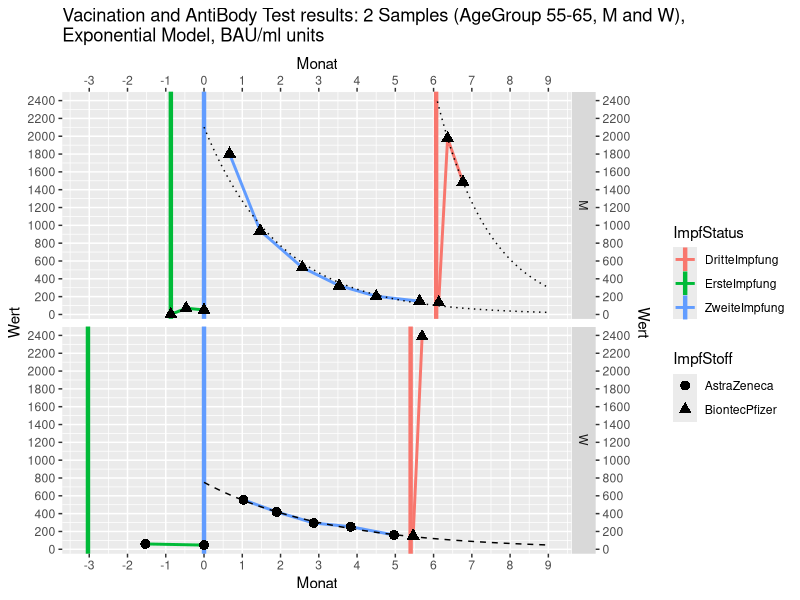
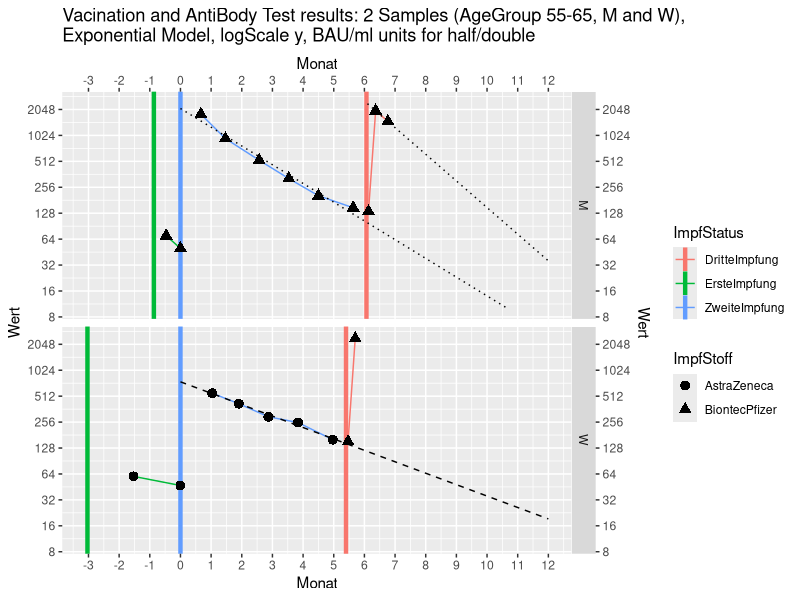

Write R code to recreate these figures, in order.
## ---- chunk 1
knitr::opts_chunk$set(echo = FALSE, warning=FALSE, message=FALSE)
knitr::opts_chunk$set(fig.align="center")
library(ggplot2)
library(dplyr)
library(tidyr)
## ---- chunk 2
df <- read.csv("AntiBody.csv")
df$Datum <- as.POSIXct(as.character(df$Datum))
df$ID <- factor(df$ID)

# Exctract date for 'ZweiteImpfung
di <- df %>% dplyr::filter(ImpfStatus=="ZweiteImpfung", Aktion=="Impfung") %>%
  dplyr::group_by(ID) %>%
  dplyr::mutate(DatumZweiteImpfung=Datum) %>%
  dplyr::select(ID, DatumZweiteImpfung)

# Calculate new TimeScale based on DatumZwiteImpfung 
df <- df %>%
  dplyr::left_join(di) %>%
  dplyr::group_by(ID) %>%
  dplyr::mutate(Monat = as.numeric((Datum-DatumZweiteImpfung)/3600/24/30)) %>%
  dplyr::ungroup()

## ---- chunk 3
# Regression Models
Monat=seq(0,24,by=.1)

ds1_2 <- df %>% dplyr::filter(ID==1, ImpfStoff=="BiontecPfizer", ImpfStatus=="ZweiteImpfung", Aktion=="AntiKörper")
lm1_2 <- lm(formula=log2(Wert)~Monat, data=ds1_2)
pred1_2 <- 2^predict(lm1_2, newdata=data.frame(Monat=Monat))
dp1_2 <- data.frame(Geschlecht="M", Monat=Monat, Wert=pred1_2, ImpfStoff="BiontecPfizer")


ds1_3 <- df %>% dplyr::filter(ID==1, ImpfStoff=="BiontecPfizer", ImpfStatus=="DritteImpfung", Aktion=="AntiKörper", Datum>as.POSIXct("2021-12-01"))
lm1_3 <- lm(formula=log2(Wert)~Monat, data=ds1_3)
pred1_3 <- 2^predict(lm1_3, newdata=data.frame(Monat=Monat))
dp1_3 <- data.frame(Geschlecht="M", Monat=Monat, Wert=pred1_3, ImpfStoff="BiontecPfizer")

## ---- chunk 4
ds2 <- df %>% dplyr::filter(ID==2, ImpfStoff=="AstraZeneca", ImpfStatus=="ZweiteImpfung", Aktion=="AntiKörper")
lm2 <- lm(formula=log2(Wert)~Monat, data=ds2)
pred2 <- 2^predict(lm2, newdata=data.frame(Monat=Monat))
dp2 <- data.frame(Geschlecht="W", Monat=Monat, Wert=pred2, ImpfStoff="AstraZeneca")
## ---- chunk 5
ggplot(data=df %>% dplyr::filter(Aktion=="AntiKörper"), aes(x=Monat, y=Wert, shape=ImpfStoff, color=ImpfStatus, group=ImpfStatus)) +
  scale_x_continuous(limit=c(-3.1,9), breaks=-3:9, sec.axis=dup_axis()) +
  scale_y_continuous(limit=c(-50,2500), breaks=seq(0,2500,by=200), sec.axis=dup_axis(), expand=c(0.0,0.0)) +
  geom_vline(data=df %>% dplyr::filter(Aktion=="Impfung"), aes(xintercept=Monat, color=ImpfStatus), size=1.5) +
  geom_line(size=1) +
  facet_grid(Geschlecht~.) +
  geom_line(data=dp1_2, aes(x=Monat, y=Wert), inherit.aes=FALSE, linetype=3) +
  geom_line(data=dp1_3, aes(x=Monat, y=Wert), inherit.aes=FALSE, linetype=3) +
  geom_line(data=dp2, aes(x=Monat, y=Wert), inherit.aes=FALSE, linetype=2) +
  geom_point(size=3, color="black") + 
  ggtitle("Vacination and AntiBody Test results: 2 Samples (AgeGroup 55-65, M and W), \nExponential Model, BAU/ml units")
## ---- chunk 6
ggplot(data=df %>% dplyr::filter(Aktion=="AntiKörper"), aes(x=Monat, y=Wert, shape=ImpfStoff, color=ImpfStatus, group=ImpfStatus)) +
  scale_x_continuous(limit=c(-3.1,12), breaks=-3:12, sec.axis=dup_axis()) +
  scale_y_continuous(limit=c(10,2500), breaks=2^seq(0:12), sec.axis=dup_axis(), trans="log2") +
  geom_vline(data=df %>% dplyr::filter(Aktion=="Impfung"), aes(xintercept=Monat, color=ImpfStatus), size=1.5) +
  geom_line() +
  facet_grid(Geschlecht~.) +
  geom_line(data=dp1_2, aes(x=Monat, y=Wert), inherit.aes=FALSE, linetype=3) +
  geom_line(data=dp1_3, aes(x=Monat, y=Wert), inherit.aes=FALSE, linetype=3) +
  geom_line(data=dp2, aes(x=Monat, y=Wert), inherit.aes=FALSE, linetype=2) +
  geom_point(size=3, color="black") + 
  ggtitle("Vacination and AntiBody Test results: 2 Samples (AgeGroup 55-65, M and W), \nExponential Model, logScale y, BAU/ml units for half/double")
## ---- chunk 7
str(df)
## ---- chunk 8
df %>% select(ID, Alter, Geschlecht, Datum, ImpfStatus, ImpfStoff, Aktion, Wert) %>% print(n=100)
## ---- chunk 9
summary(lm1_2)
(HalbwertsZeit = -1/coef(lm1_2)[2])

## ---- chunk 10
summary(lm1_3)
(HalbwertsZeit = -1/coef(lm1_3)[2])

## ---- chunk 11
summary(lm2)
(HalbwertsZeit = -1/coef(lm2)[2])
  
